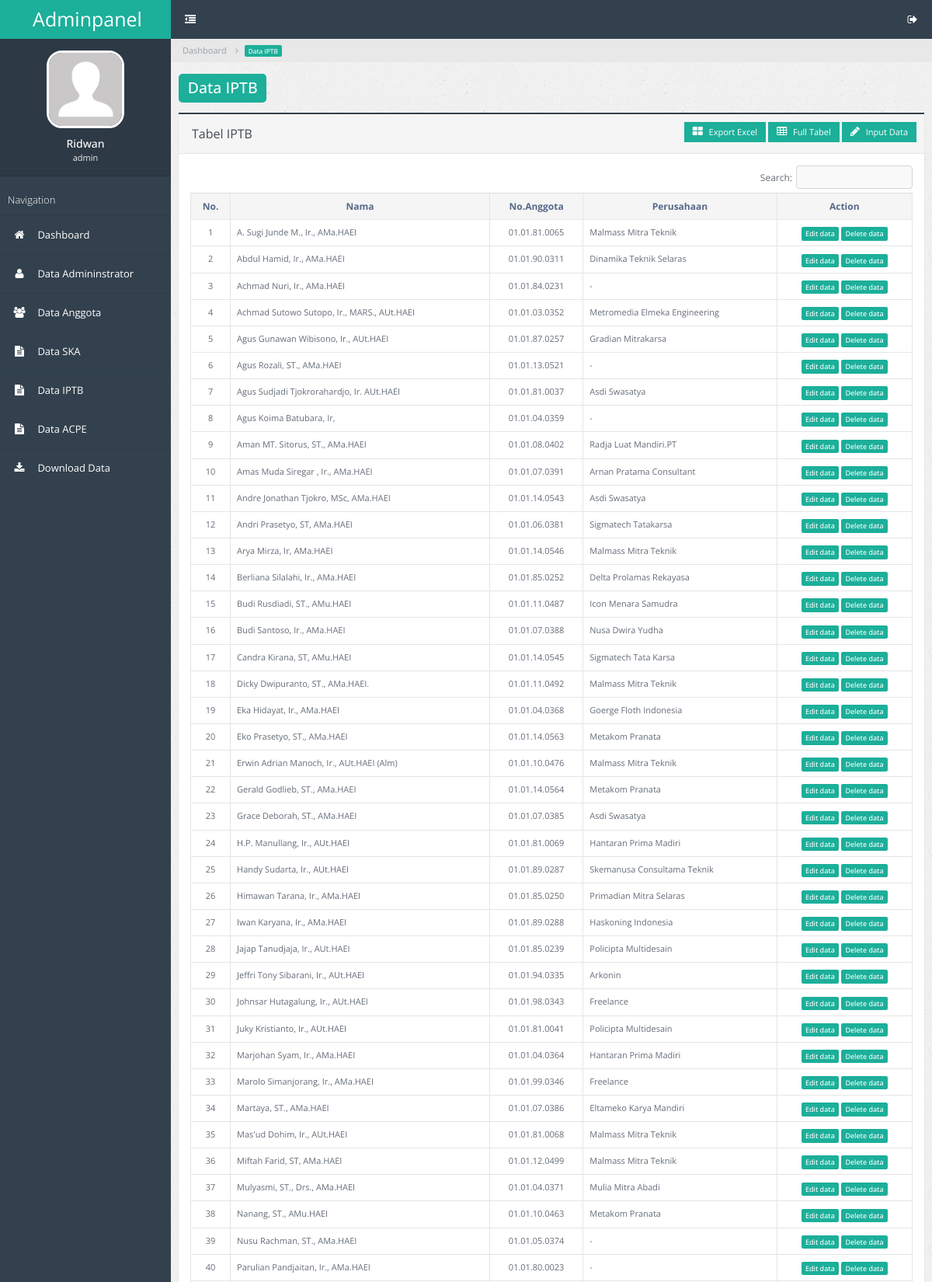
Page /iptb (signed in, upper part) on the committed database.
### tables this page shows
CREATE TABLE `tb_iptb` (
  `id_iptb` int(11) NOT NULL,
  `id_agt` int(11) NOT NULL,
  `perencana_lak` varchar(3) NOT NULL,
  `masa_berlaku_perencana_lak` date NOT NULL,
  `pengawas_lak` varchar(3) NOT NULL,
  `masa_berlaku_pengawas_lak` date NOT NULL,
  `pengkaji_lak` varchar(3) NOT NULL,
  `masa_berlaku_pengkaji_lak` date NOT NULL,
  `perencana_lal` varchar(3) NOT NULL,
  `masa_berlaku_perencana_lal` date NOT NULL,
  `pengawas_lal` varchar(3) NOT NULL,
  `masa_berlaku_pengawas_lal` date NOT NULL,
  `pengkaji_lal` varchar(3) NOT NULL,
  `masa_berlaku_pengkaji_lal` date NOT NULL
);

CREATE TABLE `tb_anggota` (
  `id_agt` int(11) NOT NULL,
  `no_anggota` varchar(20) NOT NULL,
  `nama` varchar(80) NOT NULL,
  `nama_perusahaan` varchar(40) NOT NULL,
  `alamat_perusahaan` text NOT NULL,
  `telpon_perusahaan` varchar(60) NOT NULL,
  `fax` varchar(25) NOT NULL,
  `email_perusahaan` varchar(50) NOT NULL,
  `alamat_rumah` text NOT NULL,
  `handphone` varchar(20) NOT NULL,
  `email` varchar(50) NOT NULL,
  `keanggotaan` int(11) NOT NULL,
  `status` int(11) NOT NULL,
  `masa_berlaku` date NOT NULL
);

### form/mod_iptb.php (the view, shortened to what this page needs)
<div class="panel panel-primary">
<div class="panel-heading">
    <h3 class="panel-title">Tabel IPTB</h3>
    <?php if ($_SESSION['level'] == 'superadmin' OR 'admin') { ?>
    <div class="pull-right">
        <a href="ex_table/tabel_iptb_ex.php" class="btn btn-info btn-sm"><span class="fa fa-th-large"></span> Export Excel</a>
        <a href="ex_table/tabel_iptb.php" target="_blank" class="btn btn-info btn-sm"><span class="fa fa-table"></span> Full Tabel</a>
        <a class="btn btn-info btn-sm" data-toggle="modal" data-target="#create_iptb"><span class="fa fa-pencil"></span> Input Data</a>
    </div>
    <?php } ?>
</div>
<div class="panel-body">
    <div class="table-responsive">
        <table id="data" class="table table-bordered table-hover">
            <thead>
                <tr class="active">
        			<th class="text-center">No.</th>
        			<th class="text-center">Nama</th>
        			<th class="text-center">No.Anggota</th>
        			<th class="text-center">Perusahaan</th>
        			<th class="text-center">Action</th>
        		</tr>
        	</thead>
            <tbody>
                <?php
                    $no     = 1;
                    $query  = mysqli_query($koneksi,("SELECT a.nama, a.no_anggota, a.nama_perusahaan, b.* FROM tb_iptb AS b
                                                      INNER JOIN tb_anggota AS a USING(id_agt)"));
                    foreach($query as $data){
                ?>
                <tr style="font-size:11px;" class="text-center">
                    <td><?php echo $no++ ?></td>
        			<td class="text-left"><?php echo $data['nama'] ?></td>
        			<td><?php echo $data['no_anggota'] ?></td>
        			<td class="text-left">
                        <?php
                            if ($data['nama_perusahaan'] == "") {
                                echo "-";
                            }else{
                                echo $data['nama_perusahaan'];
                            }
                        ?>
                    </td>
                    <?php if ($_SESSION['level'] == 'superadmin' OR 'admin') { ?>
                    <td>
                        <center>
                            <a href="#edit_iptb" data-toggle="modal" data-id="<?php echo $data['id_iptb']; ?>" style="font-size:12px;text-decoration:none;"><span class="label label-warning">Edit data</span></a>
                            <a href="function/delete.php?aksi=del_iptb&id_iptb=<?php echo $data['id_iptb'] ?>" onClick="return confirm('are you sure for delete it?')" style="font-size:12px;text-decoration:none;"><span class="label label-warning">Delete data</span></a>
                        </center>
                    </td>
                    <?php } ?>
                </tr>
                <?php } ?>
            </tbody>
        </table>
    </div>
</div>
</div>

### rows in the picture
tb_iptb: id_agt.nama "A. Sugi Junde M., Ir., AMa.HAEI", id_agt.no_anggota "01.01.81.0065", id_agt.nama_perusahaan "Malmass Mitra Teknik"
tb_iptb: id_agt.nama "Abdul Hamid, Ir., AMa.HAEI", id_agt.no_anggota "01.01.90.0311", id_agt.nama_perusahaan "Dinamika Teknik Selaras"
tb_iptb: id_agt.nama "Achmad Nuri, Ir., AMa.HAEI", id_agt.no_anggota "01.01.84.0231"
tb_iptb: id_agt.nama "Achmad Sutowo Sutopo, Ir., MARS., AUt.HAEI", id_agt.no_anggota "01.01.03.0352", id_agt.nama_perusahaan "Metromedia Elmeka Engineering"
tb_iptb: id_agt.nama "Agus Gunawan Wibisono, Ir., AUt.HAEI", id_agt.no_anggota "01.01.87.0257", id_agt.nama_perusahaan "Gradian Mitrakarsa"
tb_iptb: id_agt.nama "Agus Rozali, ST., AMa.HAEI", id_agt.no_anggota "01.01.13.0521"
tb_iptb: id_agt.nama "Agus Sudjadi Tjokrorahardjo, Ir. AUt.HAEI", id_agt.no_anggota "01.01.81.0037", id_agt.nama_perusahaan "Asdi Swasatya"
tb_iptb: id_agt.nama "Agus Koima Batubara, Ir,", id_agt.no_anggota "01.01.04.0359"
tb_iptb: id_agt.nama "Aman MT. Sitorus, ST., AMa.HAEI", id_agt.no_anggota "01.01.08.0402", id_agt.nama_perusahaan "Radja Luat Mandiri.PT"
tb_iptb: id_agt.nama "Amas Muda Siregar , Ir., AMa.HAEI", id_agt.no_anggota "01.01.07.0391", id_agt.nama_perusahaan "Arnan Pratama Consultant"
tb_iptb: id_agt.nama "Andre Jonathan Tjokro, MSc, AMa.HAEI", id_agt.no_anggota "01.01.14.0543", id_agt.nama_perusahaan "Asdi Swasatya"
tb_iptb: id_agt.nama "Andri Prasetyo, ST, AMa.HAEI", id_agt.no_anggota "01.01.06.0381", id_agt.nama_perusahaan "Sigmatech Tatakarsa"
tb_iptb: id_agt.nama "Arya Mirza, Ir, AMa.HAEI", id_agt.no_anggota "01.01.14.0546", id_agt.nama_perusahaan "Malmass Mitra Teknik"
tb_iptb: id_agt.nama "Berliana Silalahi, Ir., AMa.HAEI", id_agt.no_anggota "01.01.85.0252", id_agt.nama_perusahaan "Delta Prolamas Rekayasa"
tb_iptb: id_agt.nama "Budi Rusdiadi, ST., AMu.HAEI", id_agt.no_anggota "01.01.11.0487", id_agt.nama_perusahaan "Icon Menara Samudra"
tb_iptb: id_agt.nama "Budi Santoso, Ir., AMa.HAEI", id_agt.no_anggota "01.01.07.0388", id_agt.nama_perusahaan "Nusa Dwira Yudha"
tb_iptb: id_agt.nama "Candra Kirana, ST, AMu.HAEI", id_agt.no_anggota "01.01.14.0545", id_agt.nama_perusahaan "Sigmatech Tata Karsa"
tb_iptb: id_agt.nama "Dicky Dwipuranto, ST., AMa.HAEI.", id_agt.no_anggota "01.01.11.0492", id_agt.nama_perusahaan "Malmass Mitra Teknik"
tb_iptb: id_agt.nama "Eka Hidayat, Ir., AMa.HAEI", id_agt.no_anggota "01.01.04.0368", id_agt.nama_perusahaan "Goerge Floth Indonesia"
tb_iptb: id_agt.nama "Eko Prasetyo, ST., AMa.HAEI", id_agt.no_anggota "01.01.14.0563", id_agt.nama_perusahaan "Metakom Pranata"
tb_iptb: id_agt.nama "Erwin Adrian Manoch, Ir., AUt.HAEI (Alm)", id_agt.no_anggota "01.01.10.0476", id_agt.nama_perusahaan "Malmass Mitra Teknik"
tb_iptb: id_agt.nama "Gerald Godlieb, ST., AMa.HAEI", id_agt.no_anggota "01.01.14.0564", id_agt.nama_perusahaan "Metakom Pranata"
tb_iptb: id_agt.nama "Grace Deborah, ST., AMa.HAEI", id_agt.no_anggota "01.01.07.0385", id_agt.nama_perusahaan "Asdi Swasatya"
tb_iptb: id_agt.nama "H.P. Manullang, Ir., AUt.HAEI", id_agt.no_anggota "01.01.81.0069", id_agt.nama_perusahaan "Hantaran Prima Madiri"
tb_iptb: id_agt.nama "Handy Sudarta, Ir., AUt.HAEI", id_agt.no_anggota "01.01.89.0287", id_agt.nama_perusahaan "Skemanusa Consultama Teknik"
tb_iptb: id_agt.nama "Himawan Tarana, Ir., AMa.HAEI", id_agt.no_anggota "01.01.85.0250", id_agt.nama_perusahaan "Primadian Mitra Selaras"
tb_iptb: id_agt.nama "Iwan Karyana, Ir., AMa.HAEI", id_agt.no_anggota "01.01.89.0288", id_agt.nama_perusahaan "Haskoning Indonesia"
tb_iptb: id_agt.nama "Jajap Tanudjaja, Ir., AUt.HAEI", id_agt.no_anggota "01.01.85.0239", id_agt.nama_perusahaan "Policipta Multidesain"
tb_iptb: id_agt.nama "Jeffri Tony Sibarani, Ir., AUt.HAEI", id_agt.no_anggota "01.01.94.0335", id_agt.nama_perusahaan "Arkonin"
tb_iptb: id_agt.nama "Johnsar Hutagalung, Ir., AUt.HAEI", id_agt.no_anggota "01.01.98.0343", id_agt.nama_perusahaan "Freelance"
tb_iptb: id_agt.nama "Juky Kristianto, Ir., AUt.HAEI", id_agt.no_anggota "01.01.81.0041", id_agt.nama_perusahaan "Policipta Multidesain"
tb_iptb: id_agt.nama "Marjohan Syam, Ir., AMa.HAEI", id_agt.no_anggota "01.01.04.0364", id_agt.nama_perusahaan "Hantaran Prima Madiri"
tb_iptb: id_agt.nama "Marolo Simanjorang, Ir., AMa.HAEI", id_agt.no_anggota "01.01.99.0346", id_agt.nama_perusahaan "Freelance"
tb_iptb: id_agt.nama "Martaya, ST., AMa.HAEI", id_agt.no_anggota "01.01.07.0386", id_agt.nama_perusahaan "Eltameko Karya Mandiri"
tb_iptb: id_agt.nama "Mas'ud Dohim, Ir., AUt.HAEI", id_agt.no_anggota "01.01.81.0068", id_agt.nama_perusahaan "Malmass Mitra Teknik"
tb_iptb: id_agt.nama "Miftah Farid, ST, AMa.HAEI", id_agt.no_anggota "01.01.12.0499", id_agt.nama_perusahaan "Malmass Mitra Teknik"
tb_iptb: id_agt.nama "Mulyasmi, ST., Drs., AMa.HAEI", id_agt.no_anggota "01.01.04.0371", id_agt.nama_perusahaan "Mulia Mitra Abadi"
tb_iptb: id_agt.nama "Nanang, ST., AMu.HAEI", id_agt.no_anggota "01.01.10.0463", id_agt.nama_perusahaan "Metakom Pranata"
tb_iptb: id_agt.nama "Nusu Rachman, ST., AMa.HAEI", id_agt.no_anggota "01.01.05.0374"
tb_iptb: id_agt.nama "Parulian Pandjaitan, Ir., AMa.HAEI", id_agt.no_anggota "01.01.80.0023"

### other values in the picture
$fullname "Ridwan"
$level "admin"
